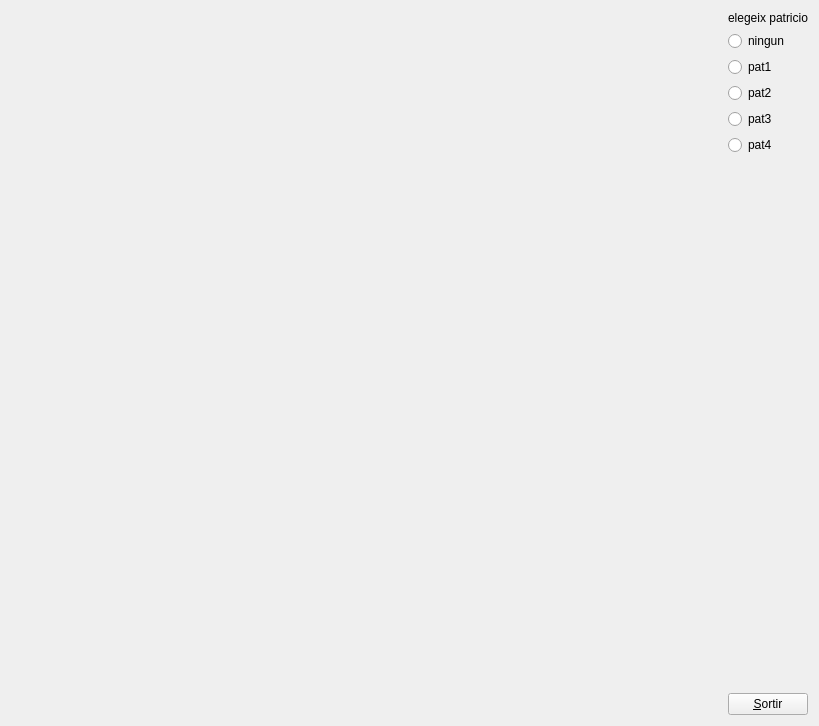
<?xml version="1.0" encoding="UTF-8"?>
<ui version="4.0">
 <class>MyForm</class>
 <widget class="QWidget" name="MyForm">
  <property name="geometry">
   <rect>
    <x>0</x>
    <y>0</y>
    <width>819</width>
    <height>726</height>
   </rect>
  </property>
  <property name="windowTitle">
   <string>Form</string>
  </property>
  <layout class="QHBoxLayout" name="horizontalLayout">
   <item>
    <widget class="MyGLWidget" name="widget" native="true">
     <property name="sizePolicy">
      <sizepolicy hsizetype="Expanding" vsizetype="Expanding">
       <horstretch>0</horstretch>
       <verstretch>0</verstretch>
      </sizepolicy>
     </property>
    </widget>
   </item>
   <item>
    <layout class="QVBoxLayout" name="verticalLayout">
     <item>
      <widget class="QLabel" name="label">
       <property name="text">
        <string>elegeix patricio</string>
       </property>
      </widget>
     </item>
     <item>
      <widget class="QRadioButton" name="radioButton">
       <property name="text">
        <string>ningun </string>
       </property>
       <attribute name="buttonGroup">
        <string notr="true">buttonGroup</string>
       </attribute>
      </widget>
     </item>
     <item>
      <widget class="QRadioButton" name="radioButton_2">
       <property name="text">
        <string>pat1</string>
       </property>
       <attribute name="buttonGroup">
        <string notr="true">buttonGroup</string>
       </attribute>
      </widget>
     </item>
     <item>
      <widget class="QRadioButton" name="radioButton_3">
       <property name="text">
        <string>pat2</string>
       </property>
       <attribute name="buttonGroup">
        <string notr="true">buttonGroup</string>
       </attribute>
      </widget>
     </item>
     <item>
      <widget class="QRadioButton" name="radioButton_4">
       <property name="text">
        <string>pat3</string>
       </property>
       <attribute name="buttonGroup">
        <string notr="true">buttonGroup</string>
       </attribute>
      </widget>
     </item>
     <item>
      <widget class="QRadioButton" name="radioButton_5">
       <property name="text">
        <string>pat4</string>
       </property>
       <attribute name="buttonGroup">
        <string notr="true">buttonGroup</string>
       </attribute>
      </widget>
     </item>
     <item>
      <spacer name="verticalSpacer">
       <property name="orientation">
        <enum>Qt::Vertical</enum>
       </property>
       <property name="sizeHint" stdset="0">
        <size>
         <width>20</width>
         <height>40</height>
        </size>
       </property>
      </spacer>
     </item>
     <item>
      <widget class="QPushButton" name="pushButton">
       <property name="sizePolicy">
        <sizepolicy hsizetype="Fixed" vsizetype="Fixed">
         <horstretch>0</horstretch>
         <verstretch>0</verstretch>
        </sizepolicy>
       </property>
       <property name="text">
        <string>&amp;Sortir</string>
       </property>
      </widget>
     </item>
    </layout>
   </item>
  </layout>
 </widget>
 <customwidgets>
  <customwidget>
   <class>MyGLWidget</class>
   <extends>QWidget</extends>
   <header>MyGLWidget.h</header>
   <container>1</container>
   <slots>
    <signal>envianingun()</signal>
    <signal>envia1()</signal>
    <signal>envia2()</signal>
    <signal>envia3()</signal>
    <signal>envia4()</signal>
    <slot>ningun()</slot>
    <slot>amagapat1()</slot>
    <slot>amagapat2()</slot>
    <slot>amagapat3()</slot>
    <slot>amagapat4()</slot>
   </slots>
  </customwidget>
 </customwidgets>
 <resources/>
 <connections>
  <connection>
   <sender>pushButton</sender>
   <signal>clicked()</signal>
   <receiver>MyForm</receiver>
   <slot>close()</slot>
   <hints>
    <hint type="sourcelabel">
     <x>783</x>
     <y>715</y>
    </hint>
    <hint type="destinationlabel">
     <x>839</x>
     <y>529</y>
    </hint>
   </hints>
  </connection>
  <connection>
   <sender>radioButton</sender>
   <signal>clicked()</signal>
   <receiver>widget</receiver>
   <slot>ningun()</slot>
   <hints>
    <hint type="sourcelabel">
     <x>721</x>
     <y>44</y>
    </hint>
    <hint type="destinationlabel">
     <x>655</x>
     <y>49</y>
    </hint>
   </hints>
  </connection>
  <connection>
   <sender>radioButton_2</sender>
   <signal>clicked()</signal>
   <receiver>widget</receiver>
   <slot>amagapat1()</slot>
   <hints>
    <hint type="sourcelabel">
     <x>713</x>
     <y>72</y>
    </hint>
    <hint type="destinationlabel">
     <x>658</x>
     <y>73</y>
    </hint>
   </hints>
  </connection>
  <connection>
   <sender>radioButton_3</sender>
   <signal>clicked()</signal>
   <receiver>widget</receiver>
   <slot>amagapat2()</slot>
   <hints>
    <hint type="sourcelabel">
     <x>707</x>
     <y>109</y>
    </hint>
    <hint type="destinationlabel">
     <x>650</x>
     <y>106</y>
    </hint>
   </hints>
  </connection>
  <connection>
   <sender>radioButton_4</sender>
   <signal>clicked()</signal>
   <receiver>widget</receiver>
   <slot>amagapat3()</slot>
   <hints>
    <hint type="sourcelabel">
     <x>707</x>
     <y>128</y>
    </hint>
    <hint type="destinationlabel">
     <x>641</x>
     <y>131</y>
    </hint>
   </hints>
  </connection>
  <connection>
   <sender>radioButton_5</sender>
   <signal>clicked()</signal>
   <receiver>widget</receiver>
   <slot>amagapat4()</slot>
   <hints>
    <hint type="sourcelabel">
     <x>732</x>
     <y>153</y>
    </hint>
    <hint type="destinationlabel">
     <x>625</x>
     <y>158</y>
    </hint>
   </hints>
  </connection>
  <connection>
   <sender>widget</sender>
   <signal>envianingun()</signal>
   <receiver>radioButton</receiver>
   <slot>toggle()</slot>
   <hints>
    <hint type="sourcelabel">
     <x>642</x>
     <y>22</y>
    </hint>
    <hint type="destinationlabel">
     <x>727</x>
     <y>46</y>
    </hint>
   </hints>
  </connection>
  <connection>
   <sender>widget</sender>
   <signal>envia1()</signal>
   <receiver>radioButton_2</receiver>
   <slot>toggle()</slot>
   <hints>
    <hint type="sourcelabel">
     <x>566</x>
     <y>53</y>
    </hint>
    <hint type="destinationlabel">
     <x>714</x>
     <y>76</y>
    </hint>
   </hints>
  </connection>
  <connection>
   <sender>widget</sender>
   <signal>envia2()</signal>
   <receiver>radioButton_3</receiver>
   <slot>toggle()</slot>
   <hints>
    <hint type="sourcelabel">
     <x>572</x>
     <y>106</y>
    </hint>
    <hint type="destinationlabel">
     <x>717</x>
     <y>102</y>
    </hint>
   </hints>
  </connection>
  <connection>
   <sender>widget</sender>
   <signal>envia3()</signal>
   <receiver>radioButton_4</receiver>
   <slot>toggle()</slot>
   <hints>
    <hint type="sourcelabel">
     <x>528</x>
     <y>138</y>
    </hint>
    <hint type="destinationlabel">
     <x>723</x>
     <y>132</y>
    </hint>
   </hints>
  </connection>
  <connection>
   <sender>widget</sender>
   <signal>envia4()</signal>
   <receiver>radioButton_5</receiver>
   <slot>toggle()</slot>
   <hints>
    <hint type="sourcelabel">
     <x>552</x>
     <y>161</y>
    </hint>
    <hint type="destinationlabel">
     <x>733</x>
     <y>168</y>
    </hint>
   </hints>
  </connection>
 </connections>
 <buttongroups>
  <buttongroup name="buttonGroup"/>
 </buttongroups>
</ui>
